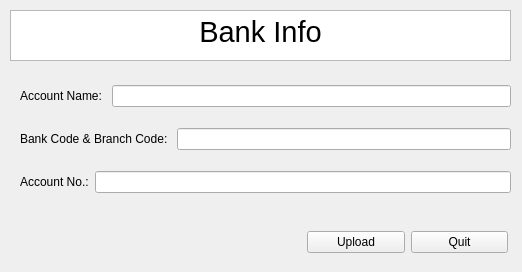
<?xml version="1.0" encoding="UTF-8"?>
<ui version="4.0">
 <class>bank</class>
 <widget class="QWidget" name="bank">
  <property name="geometry">
   <rect>
    <x>0</x>
    <y>0</y>
    <width>522</width>
    <height>272</height>
   </rect>
  </property>
  <property name="windowTitle">
   <string>Form</string>
  </property>
  <widget class="QTextBrowser" name="textBrowser">
   <property name="geometry">
    <rect>
     <x>10</x>
     <y>10</y>
     <width>501</width>
     <height>51</height>
    </rect>
   </property>
   <property name="html">
    <string>&lt;!DOCTYPE HTML PUBLIC &quot;-//W3C//DTD HTML 4.0//EN&quot; &quot;http://www.w3.org/TR/REC-html40/strict.dtd&quot;&gt;
&lt;html&gt;&lt;head&gt;&lt;meta name=&quot;qrichtext&quot; content=&quot;1&quot; /&gt;&lt;style type=&quot;text/css&quot;&gt;
p, li { white-space: pre-wrap; }
&lt;/style&gt;&lt;/head&gt;&lt;body style=&quot; font-family:'PMingLiU'; font-size:9pt; font-weight:400; font-style:normal;&quot;&gt;
&lt;p align=&quot;center&quot; style=&quot; margin-top:0px; margin-bottom:0px; margin-left:0px; margin-right:0px; -qt-block-indent:0; text-indent:0px;&quot;&gt;&lt;span style=&quot; font-size:22pt;&quot;&gt;Bank Info&lt;/span&gt;&lt;/p&gt;&lt;/body&gt;&lt;/html&gt;</string>
   </property>
  </widget>
  <widget class="QWidget" name="">
   <property name="geometry">
    <rect>
     <x>20</x>
     <y>70</y>
     <width>491</width>
     <height>141</height>
    </rect>
   </property>
   <layout class="QVBoxLayout" name="verticalLayout">
    <item>
     <layout class="QHBoxLayout" name="horizontalLayout">
      <item>
       <widget class="QLabel" name="label">
        <property name="text">
         <string>Account Name: </string>
        </property>
       </widget>
      </item>
      <item>
       <widget class="QLineEdit" name="ac_na_ed"/>
      </item>
     </layout>
    </item>
    <item>
     <layout class="QHBoxLayout" name="horizontalLayout_2">
      <item>
       <widget class="QLabel" name="label_2">
        <property name="text">
         <string>Bank Code &amp; Branch Code: </string>
        </property>
       </widget>
      </item>
      <item>
       <widget class="QLineEdit" name="bank_cod_ed"/>
      </item>
     </layout>
    </item>
    <item>
     <layout class="QHBoxLayout" name="horizontalLayout_3">
      <item>
       <widget class="QLabel" name="label_3">
        <property name="text">
         <string>Account No.:</string>
        </property>
       </widget>
      </item>
      <item>
       <widget class="QLineEdit" name="bank_acc_ed"/>
      </item>
     </layout>
    </item>
   </layout>
  </widget>
  <widget class="QWidget" name="">
   <property name="geometry">
    <rect>
     <x>307</x>
     <y>230</y>
     <width>201</width>
     <height>25</height>
    </rect>
   </property>
   <layout class="QHBoxLayout" name="horizontalLayout_4">
    <item>
     <widget class="QPushButton" name="pushButton">
      <property name="text">
       <string>Upload</string>
      </property>
     </widget>
    </item>
    <item>
     <widget class="QPushButton" name="quit_bu">
      <property name="text">
       <string>Quit</string>
      </property>
     </widget>
    </item>
   </layout>
  </widget>
 </widget>
 <resources/>
 <connections>
  <connection>
   <sender>quit_bu</sender>
   <signal>clicked()</signal>
   <receiver>bank</receiver>
   <slot>close()</slot>
   <hints>
    <hint type="sourcelabel">
     <x>457</x>
     <y>240</y>
    </hint>
    <hint type="destinationlabel">
     <x>517</x>
     <y>219</y>
    </hint>
   </hints>
  </connection>
 </connections>
</ui>
